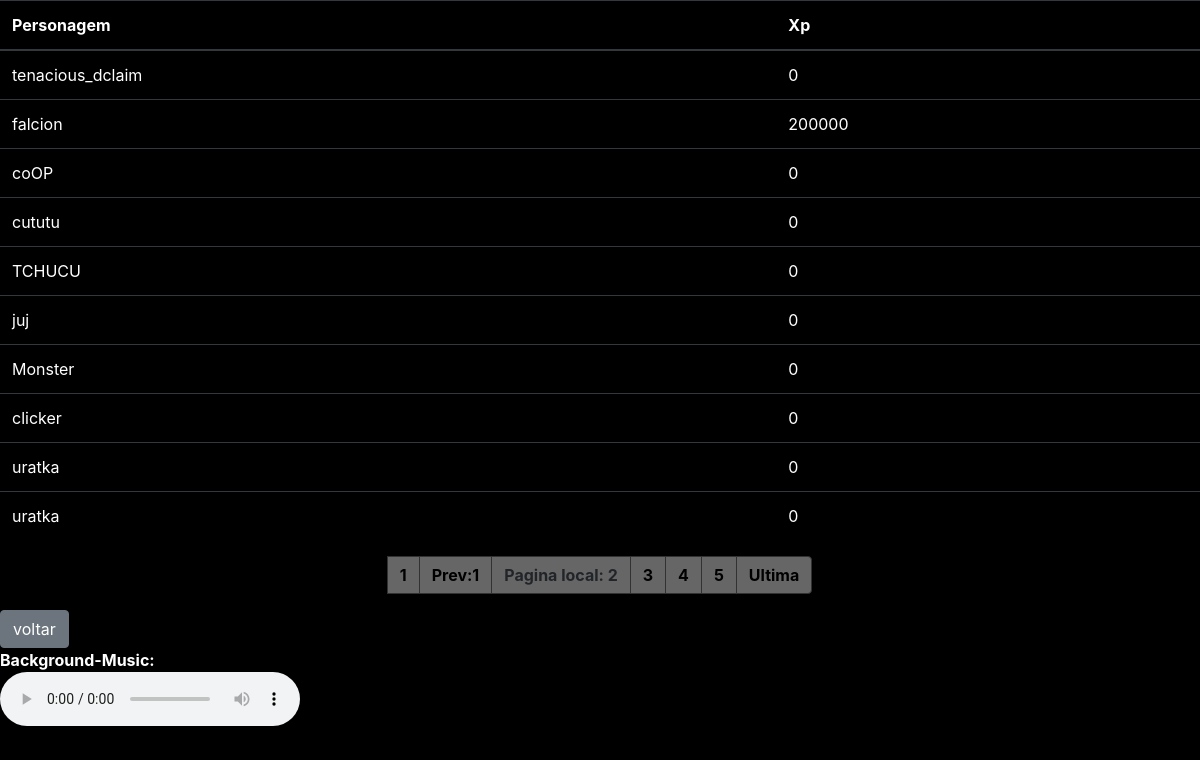
The app's page /menus/static/key_4732.php?pagina=2 with its own data.
### tables this page shows
CREATE TABLE IF NOT EXISTS `fichasuno` (
  `ficha_id` bigint(20) UNSIGNED NOT NULL AUTO_INCREMENT,
  `ficha_nome` char(22) DEFAULT NULL,
  `ficha_Race` char(250) DEFAULT NULL,
  `ficha_Class` char(250) DEFAULT NULL,
  `ficha_Sclass` char(250) DEFAULT NULL,
  `ficha_ATK` int(11) DEFAULT NULL,
  `ficha_DEF` int(11) DEFAULT NULL,
  `ficha_PW` int(11) DEFAULT NULL,
  `ficha_HP` int(11) DEFAULT NULL,
  `ficha_MP` int(11) DEFAULT NULL,
  `ficha_hp_MAX` int(11) DEFAULT NULL,
  `ficha_mp_MAX` int(11) DEFAULT NULL,
  `ficha_XP` int(11) DEFAULT NULL,
  `ficha_LV` int(11) DEFAULT NULL,
  `ficha_Const` int(11) DEFAULT NULL,
  `ficha_CHA` int(11) DEFAULT NULL,
  `ficha_Fr` int(11) DEFAULT NULL,
  `ficha_Vel` int(11) DEFAULT NULL,
  `ficha_Int` int(11) DEFAULT NULL,
  `ficha_Sorte` int(11) DEFAULT NULL,
  `ficha_DONO` char(22) DEFAULT NULL,
  PRIMARY KEY (`ficha_id`),
  UNIQUE KEY `ficha_id` (`ficha_id`)
);

### menus/static/key_4732.php (the view, shortened to what this page needs)
<?php
include('../../login-cadastro/db/conexao.php');
?>
<!DOCTYPE html>
<html lang="pt-br">
  <head>
           <link rel="stylesheet" href="../../home/View/css/key_23.css">
           <link rel="stylesheet" href="https://maxcdn.bootstrapcdn.com/bootstrap/4.0.0/css/bootstrap.min.css">
  </head>
  <body>
<div class="container-show">
<table class="table table-dark">
  <thead>
    <tr>
      <th scope="col">Personagem</th>
      <th scope="col">Xp</th>
    </tr>
  </thead>
  <tbody>
  <?php
    $pagina_atual = filter_input(INPUT_GET,'pagina', FILTER_SANITIZE_NUMBER_INT);
    $pagina = (!empty($pagina_atual)) ? $pagina_atual : 1;
    $qnt_result_pg = 10;
    $inicio = ($qnt_result_pg * $pagina) - $qnt_result_pg;
$stmt = $pdo-> prepare( "SELECT * FROM fichasuno  order by ficha_id  desc LIMIT $qnt_result_pg OFFSET $inicio ");
$stmt-> execute();
$result = $stmt-> fetchAll( PDO::FETCH_ASSOC );
foreach($result  as  $value ) {
           echo "<tr>";
          echo "<td scope='row'>".$value['ficha_nome']."</td>";
             echo "<td scope='col'>".$value['ficha_XP']."</td>";
      echo "</tr>";
}
  echo "</tbody>";
echo "</table>";
 $result_pg= $pdo-> prepare( "SELECT COUNT(*) AS num_result FROM fichasuno   order by ficha_id ");
$result_pg-> execute();
$resultado_pg = $result_pg-> fetchAll( PDO::FETCH_ASSOC );
foreach($resultado_pg as   $row_pg ) {
    $quantidade_pg = ceil($row_pg['num_result'] / $qnt_result_pg);
    $max_links = 3;
       echo "<nav aria-label='Page navigation example'>";
        echo "<ul class='pagination justify-content-center'>";
     echo " <a href='key_4732.php?pagina=1'class='page-link' aria-label='Goto page 1'>1</a>";
    for($pag_ant = $pagina - $max_links; $pag_ant <= $pagina - 1; $pag_ant++){
      if($pag_ant >= 1){
        echo "<li class='page-item'><a class='page-link' href='key_4732.php?pagina=$pag_ant' > Prev:".$pag_ant."</a></li>";
      }
    }
    echo "<li class='page-item'><a class='page-link' aria-current='page'>Pagina local: ".$pagina." </a></li> ";
    for($pag_dep = $pagina + 1; $pag_dep <= $pagina + $max_links; $pag_dep++){
      if($pag_dep <= $quantidade_pg){
        echo "<li class='page-item'><a class='page-link' href='key_4732.php?pagina=$pag_dep'>$pag_dep</a> ";
      }
    }
    echo "<li class='page-item'><a class='page-link' href='key_4732.php?pagina=$quantidade_pg' class='page-link' aria-label='Goto page 86'>Ultima</a></li>";
      echo "</ul>";
        echo "</nav>";
  }
    ?>
<div class="btn-group" role="group" aria-label="Button group with nested dropdown">
  <a href="key_24.php" > <button type="button" class="btn btn-secondary">voltar </button></a>
</div>
</div>
  <figure>
    <figcaption style="color:white; font-weight: bold ">Background-Music:</figcaption>
    <audio
        controls
        loop
        play
        src="../ost/theme.mp3">
    </audio>
    <br/>
</figure>
  </body>
</html>

### home/View/css/key_23.css (style rules this page uses)
* { margin: 0; padding: 0; background-color:black ; }
html > body > .container-show { background-color: black ; height: auto; }
a.page-link { background-color:#666666; color:black ; font-weight: bold; border:1px solid rgb(50,50,50); }
.btn { background-color:black; color:white; border: 2px solid #666666; }

### records on screen
fichasuno: ficha_nome "tenacious_dclaim", ficha_XP "0"
fichasuno: ficha_nome "falcion", ficha_XP "200000"
fichasuno: ficha_nome "coOP", ficha_XP "0"
fichasuno: ficha_nome "cututu", ficha_XP "0"
fichasuno: ficha_nome "TCHUCU", ficha_XP "0"
fichasuno: ficha_nome "juj", ficha_XP "0"
fichasuno: ficha_nome "Monster", ficha_XP "0"
fichasuno: ficha_nome "clicker", ficha_XP "0"
fichasuno: ficha_nome "uratka", ficha_XP "0"
fichasuno: ficha_nome "uratka", ficha_XP "0"
